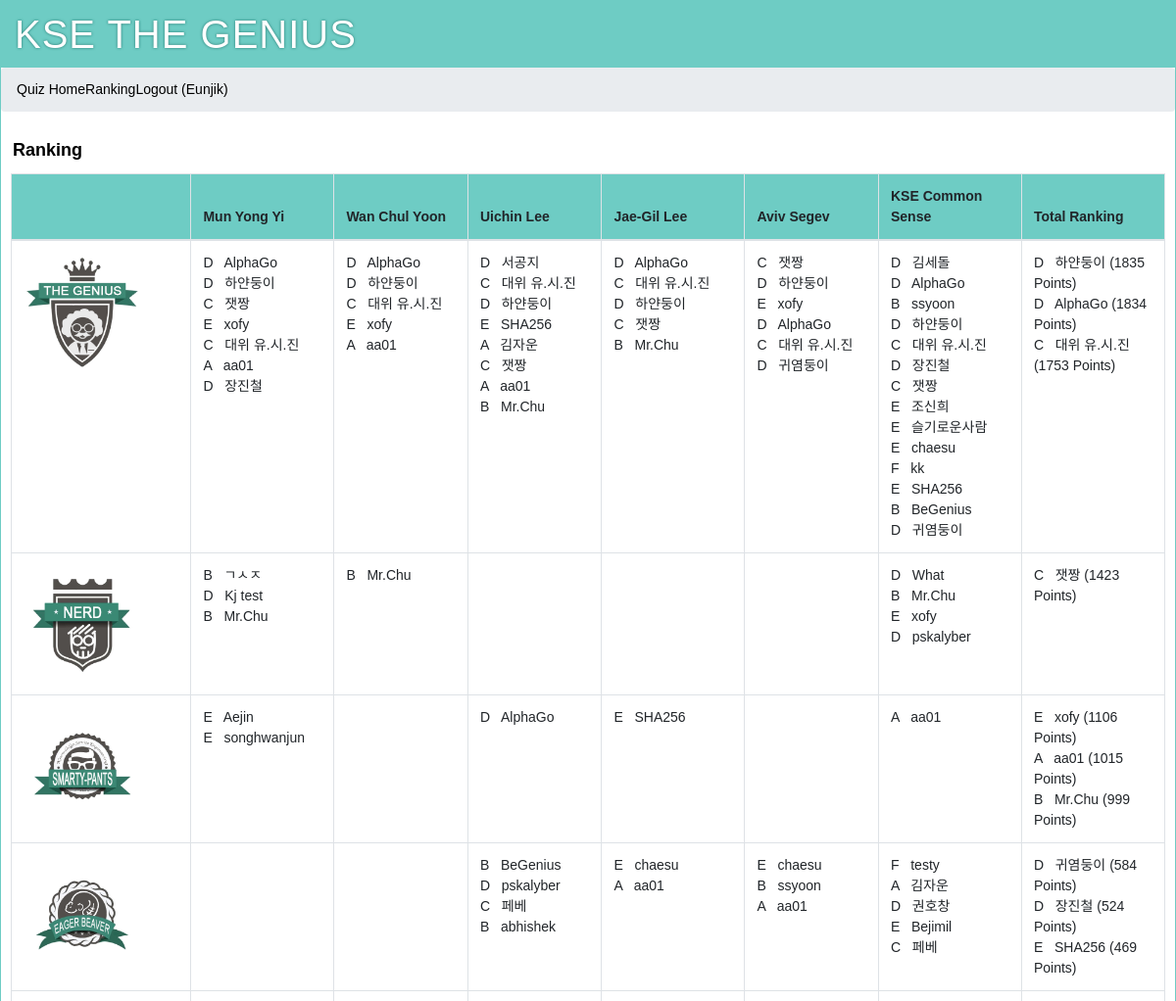
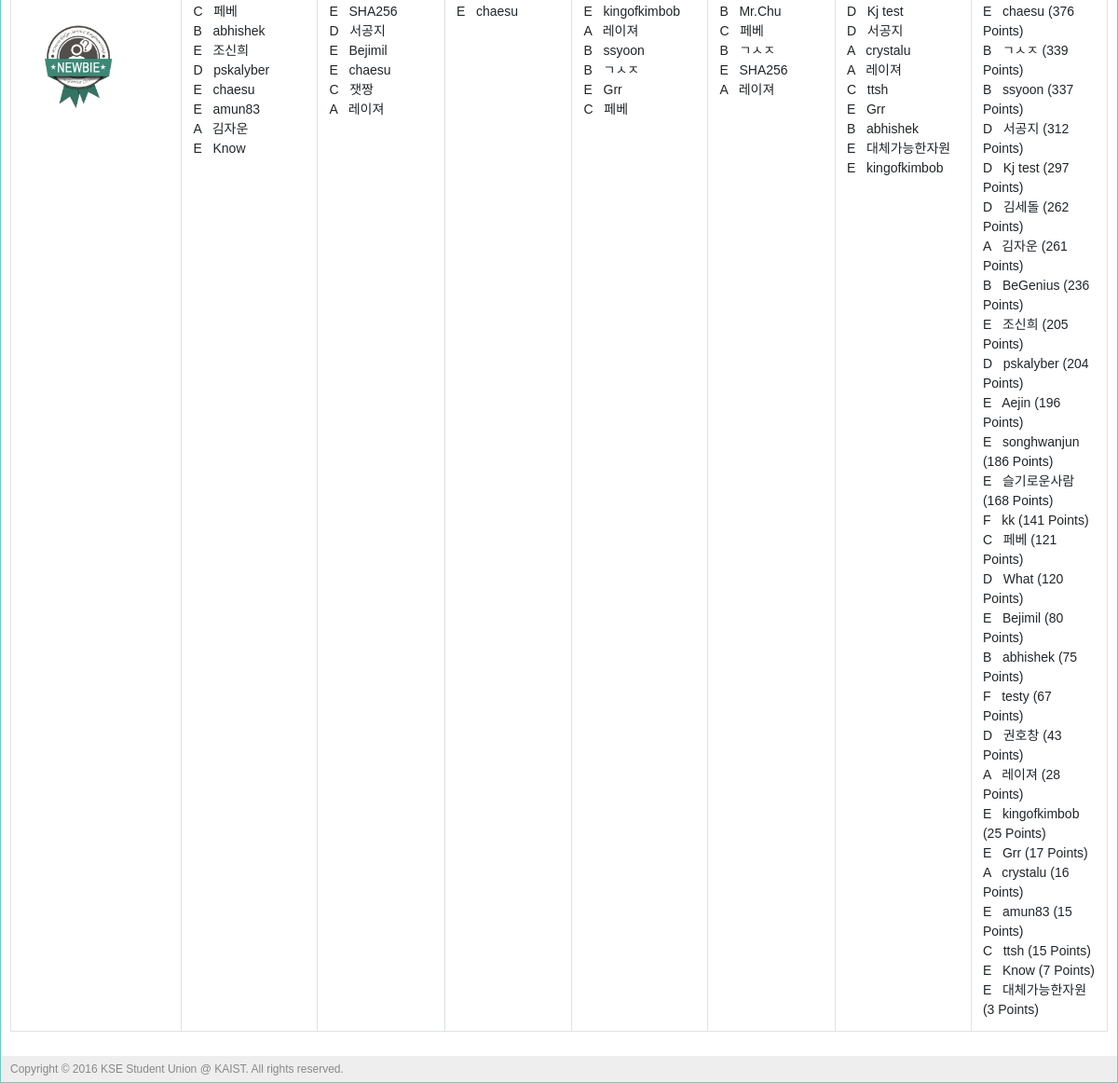
Page /ranking (signed in) on the committed database (2 pictures, top to bottom).
### tables this page shows
CREATE TABLE "user" (
	`user_id`	integer PRIMARY KEY AUTOINCREMENT,
	`username`	string NOT NULL,
	`name`	string NOT NULL,
	`pw_hash`	string NOT NULL,
	`class`	INTEGER,
	`munyi_point`	integer DEFAULT 0,
	`munyi_last_quiz`	integer DEFAULT 0,
	`wcyoon_point`	integer DEFAULT 0,
	`wcyoon_last_quiz`	integer DEFAULT 0,
	`uclee_point`	integer DEFAULT 0,
	`uclee_last_quiz`	integer DEFAULT 0,
	`jaegil_point`	integer DEFAULT 0,
	`jaegil_last_quiz`	integer DEFAULT 0,
	`aviv_point`	integer DEFAULT 0,
	`aviv_last_quiz`	integer DEFAULT 0,
	`kse_point`	INTEGER DEFAULT 0,
	`kse_last_quiz`	INTEGER DEFAULT 0,
	`total_point`	integer DEFAULT 0
);

### main.py (the view)
@app.route('/')
@app.route('/ranking')
def ranking(post_id=None):
    MUNYI_QUIZ_CNT[1] = query_db('''SELECT count(id) FROM quiz WHERE professor_id="munyi"''', one=True)['count(id)']
    WCYOON_QUIZ_CNT[1] = query_db('''SELECT count(id) FROM quiz WHERE professor_id="wcyoon"''', one=True)['count(id)']
    UCLEE_QUIZ_CNT[1] = query_db('''SELECT count(id) FROM quiz WHERE professor_id="uclee"''', one=True)['count(id)']
    JAEGIL_QUIZ_CNT[1] = query_db('''SELECT count(id) FROM quiz WHERE professor_id="jaegil"''', one=True)['count(id)']
    AVIV_QUIZ_CNT[1] = query_db('''SELECT count(id) FROM quiz WHERE professor_id="aviv"''', one=True)['count(id)']
    KSE_QUIZ_CNT[1] = query_db('''SELECT count(id) FROM quiz WHERE professor_id="kse"''', one=True)['count(id)']
    TOTAL_MAX_POINT[1] = query_db('''SELECT SUM(quiz_value) FROM quiz''', one=True)['SUM(quiz_value)']
    total_score = collections.OrderedDict()
    total_score['genius'] = getUserList(80, 100)
    total_score['nerd'] = getUserList(60, 80)
    total_score['smarty-pants'] = getUserList(40, 60)
    total_score['eager_beaver'] = getUserList(20, 40)
    total_score['newbie'] = getUserList(0, 20)
    return render_template('ranking.html', total_score = total_score)

### main.py (called while the page is built)
def connect_db():
    return sqlite3.connect(app.config['DATABASE'])

def query_db(query, args=(), one=False):
    cur = g.db.execute(query, args)
    rv = [dict((cur.description[idx][0], value)
               for idx, value in enumerate(row)) for row in cur.fetchall()]
    return (rv[0] if rv else None) if one else rv

@app.before_request
def before_request():
    g.db = connect_db()
    g.user = None
    if 'user_id' in session:
        g.user = query_db('select * from user where user_id = ?',
                          [session['user_id']], one=True)

@app.teardown_request
def teardown_request(exception):
    if hasattr(g, 'db'):
        g.db.close()

### templates/ranking.html (shortened to what this page needs)
{% extends "layout.html" %}
{% block title %}
    Ranking
{% endblock %}
{% block body %}
	<div class="page-title">
		<span>{{ self.title() }}</span>
	</div>
	<div class="table-responsive">
  	<table class="table table-bordered table-hover">
		<thead>
  			<tr style="background-color: #6ECCC4;">
  				<th></th>
  				<th>Mun Yong Yi</th>
  				<th>Wan Chul Yoon</th>
  				<th>Uichin Lee</th>
  				<th>Jae-Gil Lee</th>
  				<th>Aviv Segev</th>
  				<th>KSE Common Sense</th>
  				<th>Total Ranking</th>
  			</tr>
  		</thead>
  		<tbody>
			{% for badge, score in total_score.items() %}
			<tr>
				<td class="col-md-1">
					{% if badge=="newbie" %}
						<img src="{{ url_for('static', filename='img/badges/badge_1_newbie.png') }}" alt="Newbie" width="120px">
					{% elif badge=="eager_beaver" %}
						<img src="{{ url_for('static', filename='img/badges/badge_2_eager_beaver.png') }}" alt="Eager Beaver" width="120px">
					{% elif badge=="smarty-pants" %}
						<img src="{{ url_for('static', filename='img/badges/badge_3_smarty-pants.png') }}" alt="Smarty Pants" width="120px">
					{% elif badge=="nerd" %}
						<img src="{{ url_for('static', filename='img/badges/badge_4_nerd.png') }}" alt="Nerd" width="120px">
					{% elif badge=="genius" %}
						<img src="{{ url_for('static', filename='img/badges/badge_5_genius.png') }}" alt="Genius" width="120px">
					{% endif %}
				</td>
				{% for prof, rankers in score.items() %}
					<td class="post-table-title col-md-1">
						{% for ranker in rankers %}
							<span class="post-table-title">
								{% if g.user['username'] == ranker['username'] %}
									{% if ranker['class'] == 'A' %}
										<span class="label label-danger">
									{% elif ranker['class'] == 'B' %}
										<span class="label label-warning">
									{% elif ranker['class'] == 'C' %}
										<span class="label label-info">
									{% elif ranker['class'] == 'D' %}
										<span class="label label-primary">
									{% else %}
										<span class="label label-default">
									{% endif %}
										{{ ranker['class'] }}
									</span>&nbsp;
									<strong>
									<span class="label label-success">{{ ranker['username'] }}
									{% if prof == 'total_point' %}
										({{ ranker['total_point'] }} Points)
									{% endif %}
									</strong>
									</span>
								{% else %}
									{% if ranker['class'] == 'A' %}
										<span class="label label-danger">
									{% elif ranker['class'] == 'B' %}
										<span class="label label-warning">
									{% elif ranker['class'] == 'C' %}
										<span class="label label-info">
									{% elif ranker['class'] == 'D' %}
										<span class="label label-primary">
									{% else %}
										<span class="label label-default">
									{% endif %}
										{{ ranker['class'] }}
									</span>&nbsp;
									{{ ranker['username'] }}
									{% if prof == 'total_point' %}
										({{ ranker['total_point'] }} Points)
									{% endif %}
								{% endif %}
							</span>
						<br>
						{% endfor %}
					</td>
				{% endfor %}
			</tr>
			{% endfor %}
  		</tbody>
	</table>
	</div>
{% endblock %}

### templates/layout.html (shortened to what this page needs)
<!doctype html>
<html>
<head>
	<link rel="stylesheet" type="text/css" href="{{ url_for('static', filename='css/bootstrap.min.css') }}">
	<link rel="stylesheet" type="text/css" href="{{ url_for('static', filename='css/style.css') }}">
</head>
<div class="page">
	<h1>KSE THE GENIUS</h1>
	<ol class="breadcrumb">
		{% if g.user %}
		<li class="active"><a href="{{ url_for('course') }}">Quiz Home</a></li>
		<li class="active"><a href="{{ url_for('ranking') }}">Ranking</a></li>
		<li><a href="{{ url_for('logout') }}">Logout ({{ g.user.username }})</a></li>
		{% else %}
		<li class="active"><a href="{{ url_for('register') }}">Sign Up</a></li>
		<li><a href="{{ url_for('login') }}">Sign In</a></li>
		{% endif %}
	</ol>
	<div class="body">{% block body %}{% endblock %}</div>
	<div class="footer">Copyright © 2016 KSE Student Union @ KAIST. All rights reserved.</div>
</div>
</html>

### static/css/style.css (style rules this page uses)
a { color: black; }
a, a:focus, a:hover, a:active { outline: 0; text-decoration: none; }
div.page { background: white; border: 1px solid #6ECCC4; margin: auto; overflow-y: hidden; }
div.page h1 { background: #6ECCC4; margin: 0; padding: 10px 14px; color: white; letter-spacing: 1px; text-shadow: 0 0 3px #24776F; font-weight: normal; }
div.page div.body { padding: 10px; }
div.page div.footer { background: #eee; color: #888; padding: 5px 10px; font-size: 12px; }
div.page-title { font-size: 18px; color: black; font-weight: bold; margin: 0px 0px 10px 2px; }

### rows in the picture
user: user.username "Eunjik"
user: class "D", username "AlphaGo", total_point "1834"
user: class "D", username "하얀둥이", total_point "1835"
user: class "C", username "잿짱", total_point "1423"
user: class "E", username "xofy", total_point "1106"
user: class "C", username "대위 유.시.진", total_point "1753"
user: class "A", username "aa01", total_point "1015"
user: class "D", username "장진철", total_point "524"
user: class "D", username "서공지", total_point "312"
user: class "E", username "SHA256", total_point "469"
user: class "A", username "김자운", total_point "261"
user: class "B", username "Mr.Chu", total_point "999"
user: class "D", username "귀염둥이", total_point "584"
user: class "D", username "김세돌", total_point "262"
user: class "B", username "ssyoon", total_point "337"
user: class "E", username "조신희", total_point "205"
user: class "E", username "슬기로운사람", total_point "168"
user: class "E", username "chaesu", total_point "376"
user: class "F", username "kk", total_point "141"
user: class "B", username "BeGenius", total_point "236"
user: class "B", username "ㄱㅅㅈ", total_point "339"
user: class "D", username "Kj test", total_point "297"
user: class "D", username "What", total_point "120"
user: class "D", username "pskalyber", total_point "204"
user: class "E", username "Aejin", total_point "196"
user: class "E", username "songhwanjun", total_point "186"
user: class "C", username "페베", total_point "121"
user: class "B", username "abhishek", total_point "75"
user: class "F", username "testy", total_point "67"
user: class "D", username "권호창", total_point "43"
user: class "E", username "Bejimil", total_point "80"
user: class "E", username "amun83", total_point "15"
user: class "E", username "Know", total_point "7"
user: class "A", username "레이져", total_point "28"
user: class "E", username "kingofkimbob", total_point "25"
user: class "E", username "Grr", total_point "17"
user: class "A", username "crystalu", total_point "16"
user: class "C", username "ttsh", total_point "15"
user: class "E", username "대체가능한자원", total_point "3"
